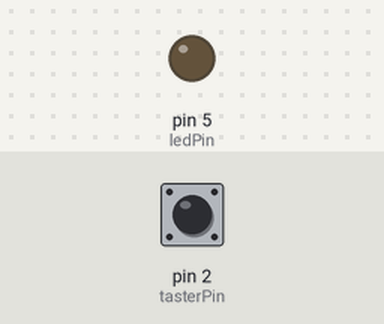
Bench run of a sketch on a simulated Arduino Uno, built with avr-gcc and run on an emulated ATmega328P. On the bench: output pins drawn as LEDs (lit = HIGH). The test bench sets the inputs (shaded band); at power-on: pin 2 (tasterPin) HIGH.

Above: at 1.2 s.
1.3 s: pin 2 (tasterPin) pulled LOW for 0.15 s
At 1.7 s:
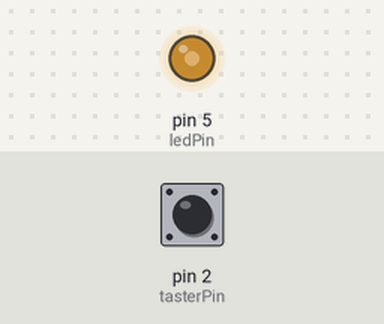
2.9 s: pin 2 (tasterPin) pulled LOW for 1 s
At 4.1 s:
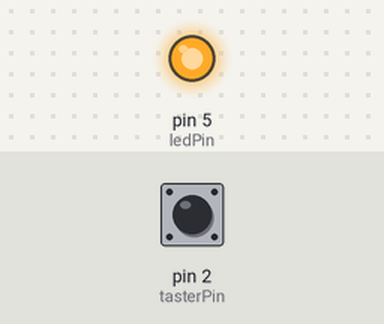
Timing chart, 0 to 5.9 s (numbered marks = the images above; inputs shaded):
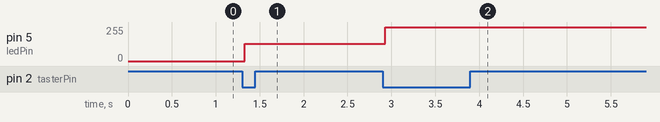

The sketch:

lamp.ino
```cpp
const int ledPin = 5;
const int tasterPin = 2;
int stufe = 0;
int letzterRohwert = HIGH;
int stabilerZustand = HIGH;
unsigned long letzteAenderung = 0;
const unsigned long entprellzeit = 30;

void setup() {
  pinMode(ledPin, OUTPUT);
  pinMode(tasterPin, INPUT_PULLUP);
  analogWrite(ledPin, 0);
}

void loop() {
  int rohwert = digitalRead(tasterPin);

  // Bei jeder elektrischen Änderung beginnt die Wartezeit neu.
  if (rohwert != letzterRohwert) {
    letzteAenderung = millis();
  }

  // Erst ein 30 ms lang stabiler Wert wird übernommen.
  if (millis() - letzteAenderung >= entprellzeit) {
    if (rohwert != stabilerZustand) {
      stabilerZustand = rohwert;
      if (stabilerZustand == LOW) {
        stufe = stufe + 1;
        if (stufe > 2) {
          stufe = 0;
        }
      }
    }
  }
  letzterRohwert = rohwert;

  int helligkeit = 0;
  if (stufe == 1) {
    helligkeit = 128;
  } else if (stufe == 2) {
    helligkeit = 255;
  }
  analogWrite(ledPin, helligkeit);
}
```

Measured:
- after the input at 1.3 s, pin 5 (ledPin): 0/255 → 128/255 at once
- after the input at 2.9 s, pin 5 (ledPin): 128/255 → 255/255 at once
